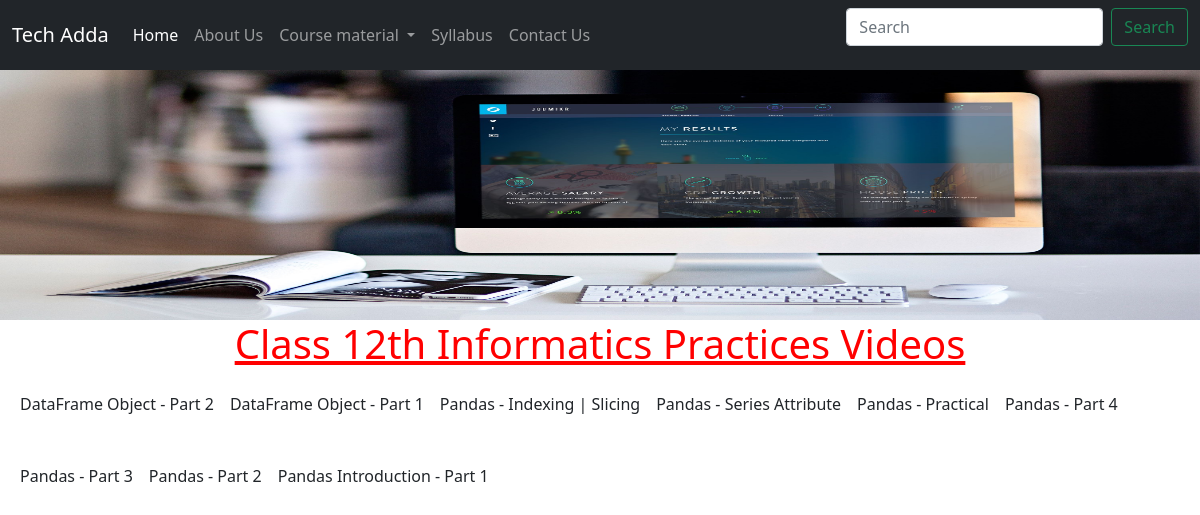
Screenshot of /videos/class12_ip_video with the database file from the repository.
### home/models.py (models this page shows, shortened)
class video_12ip(models.Model):
    title= models.CharField(max_length=100)
    added = models.DateTimeField(auto_now_add=True)
    url = EmbedVideoField()
    class Meta:
        ordering =['-added']

### home/views.py (the view)
# urls.py: path("videos/class12_ip_video",views.class12_ip_video, name='class12_ip_video'),
def class12_ip_video(request):
    videos=video_12ip.objects.all()
    return render(request,'videos/class12_ip_video.html',context={'videos':videos} )

### templates/videos/class12_ip_video.html (shortened to what this page needs)
  {%extends 'base.html' %}
  {%load embed_video_tags %}
  {%block body %}
  <div class="container-fluid px-0">
      <img src="/static/img/videos.jpg" class="d-block w-100" alt="book" height="250" >
  </div>
  <div class="container-fluid">
    <h1 class="mb-4"> Class 12th Informatics Practices Videos</h1>
    <div class="d-flex flex-wrap">
        {% for item in videos %}
        <div class="px-2 mb-5">
          <div class="d-flex justify-content-start">
            {{item.title}}
          </div>
        </div>
        {% endfor %}
     </div>
  </div>
  {%endblock body %}

### templates/videos/class12_ip_video.html (style rules this page uses)
h1 { color:red; text-align: center; text-decoration: underline }

### rows the page displays
video_12ip: title "DataFrame Object - Part 2"
video_12ip: title "DataFrame Object - Part 1"
video_12ip: title "Pandas - Indexing | Slicing"
video_12ip: title "Pandas - Series Attribute"
video_12ip: title "Pandas - Practical"
video_12ip: title "Pandas - Part 4"
video_12ip: title "Pandas - Part 3"
video_12ip: title "Pandas - Part 2"
video_12ip: title "Pandas Introduction - Part 1"
